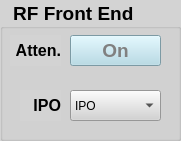
     <widget class="QGroupBox" name="FrontEnd_groupBox">
      <property name="geometry">
       <rect>
        <x>20</x>
        <y>560</y>
        <width>181</width>
        <height>141</height>
       </rect>
      </property>
      <property name="font">
       <font>
        <pointsize>14</pointsize>
        <bold>true</bold>
       </font>
      </property>
      <property name="styleSheet">
       <string notr="true">QWidget{ background-color: lightgray;}</string>
      </property>
      <property name="title">
       <string>  RF Front End</string>
      </property>
      <widget class="QLabel" name="FrontEnd_label_1">
       <property name="geometry">
        <rect>
         <x>10</x>
         <y>35</y>
         <width>51</width>
         <height>31</height>
        </rect>
       </property>
       <property name="font">
        <font>
         <pointsize>12</pointsize>
         <bold>true</bold>
        </font>
       </property>
       <property name="text">
        <string>Atten.</string>
       </property>
       <property name="alignment">
        <set>Qt::AlignmentFlag::AlignRight|Qt::AlignmentFlag::AlignTrailing|Qt::AlignmentFlag::AlignVCenter</set>
       </property>
      </widget>
      <widget class="QLabel" name="FrontEnd_label_2">
       <property name="geometry">
        <rect>
         <x>20</x>
         <y>90</y>
         <width>41</width>
         <height>31</height>
        </rect>
       </property>
       <property name="font">
        <font>
         <pointsize>12</pointsize>
         <bold>true</bold>
        </font>
       </property>
       <property name="text">
        <string>IPO</string>
       </property>
       <property name="alignment">
        <set>Qt::AlignmentFlag::AlignRight|Qt::AlignmentFlag::AlignTrailing|Qt::AlignmentFlag::AlignVCenter</set>
       </property>
      </widget>
      <widget class="QPushButton" name="FrontEnd_ATT_pushButton">
       <property name="geometry">
        <rect>
         <x>70</x>
         <y>35</y>
         <width>91</width>
         <height>31</height>
        </rect>
       </property>
       <property name="font">
        <font>
         <pointsize>14</pointsize>
         <bold>true</bold>
        </font>
       </property>
       <property name="styleSheet">
        <string notr="true">QPushButton{ background-color: lightblue; color: grey}
QPushButton::checked{ background-color: red; color: black}</string>
       </property>
       <property name="text">
        <string>On</string>
       </property>
       <property name="checkable">
        <bool>true</bool>
       </property>
      </widget>
      <widget class="QComboBox" name="FrontEnd_IPO_comboBox">
       <property name="geometry">
        <rect>
         <x>70</x>
         <y>90</y>
         <width>91</width>
         <height>31</height>
        </rect>
       </property>
       <item>
        <property name="text">
         <string>IPO</string>
        </property>
       </item>
       <item>
        <property name="text">
         <string>AMP 1</string>
        </property>
       </item>
       <item>
        <property name="text">
         <string>AMP 2</string>
        </property>
       </item>
      </widget>
     </widget>
